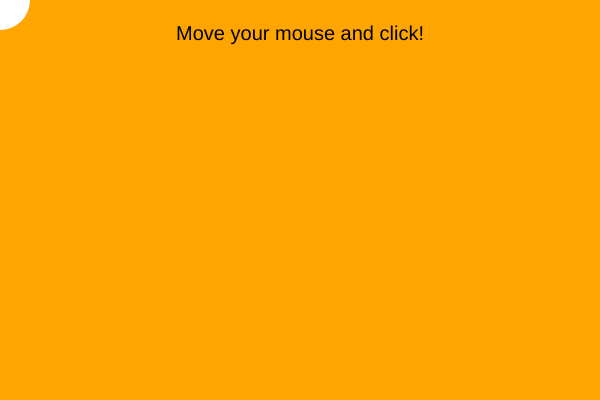
Frame 1 (no input)
Frame 60 (no input): identical to frame 1, image omitted
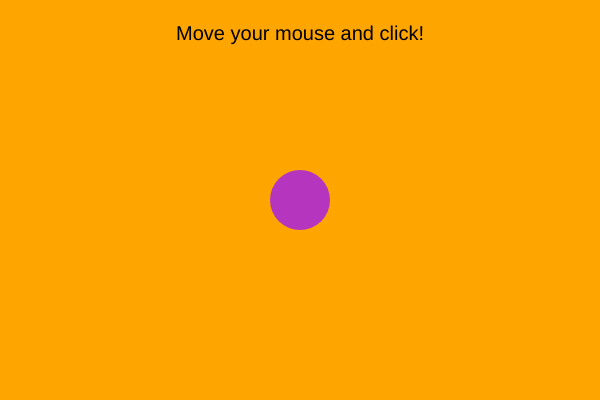
Frame 120 (the mouse pressed at the canvas centre since frame 60)

The p5.js sketch that drew these frames (run headless with seeded random() and noise() and a simulated clock; from frame 60 on, the mouse is pressed at the canvas centre):

// p5.js sketch
// ── sketch.js
let circleColor;

function setup() {
  createCanvas(600, 400);
  circleColor = color(255, 255, 255);
}

function draw() {
  background(255, 165, 0); // Orange background

  // Instructions
  fill(0);
  textSize(20);
  textAlign(CENTER);
  text("Move your mouse and click!", width / 2, 40);

  // Circle follows mouse
  fill(circleColor);
  noStroke();
  ellipse(mouseX, mouseY, 60, 60);
}

function mousePressed() {
  // Random color when clicked
  circleColor = color(
    random(255),
    random(255),
    random(255)
  );
}
